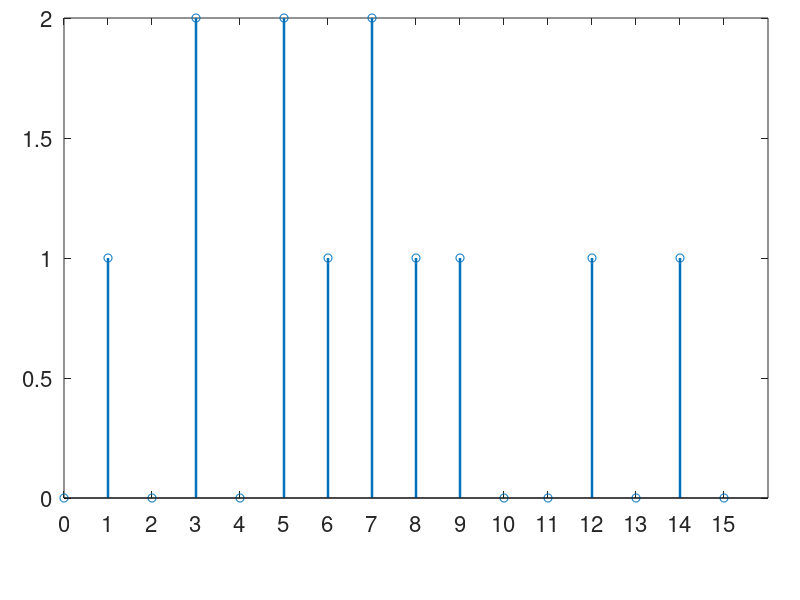
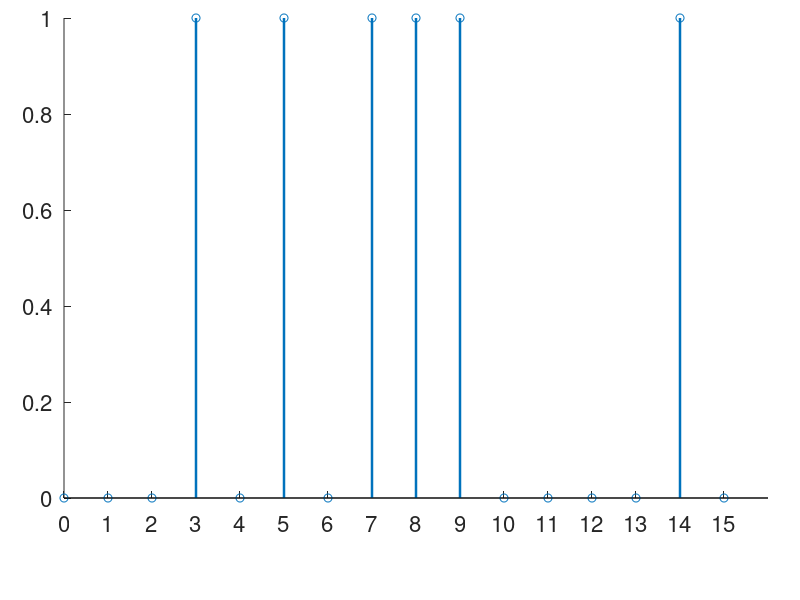
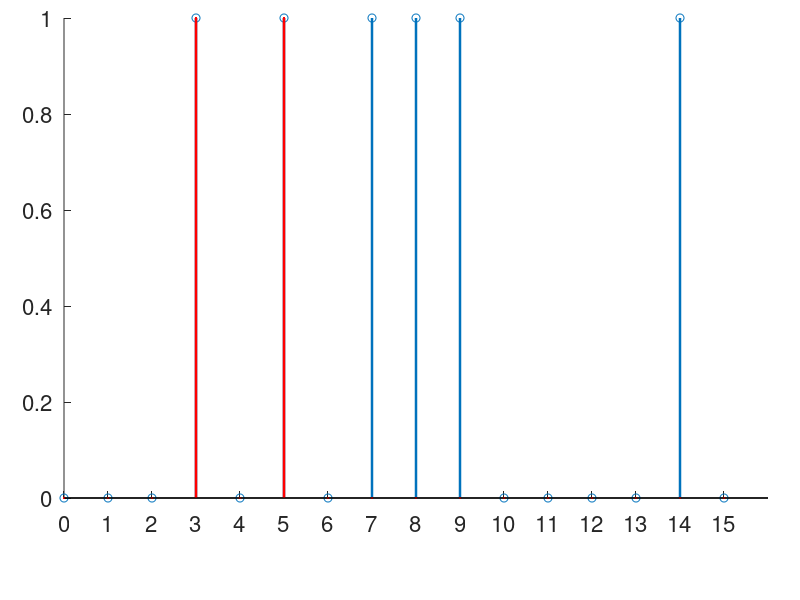
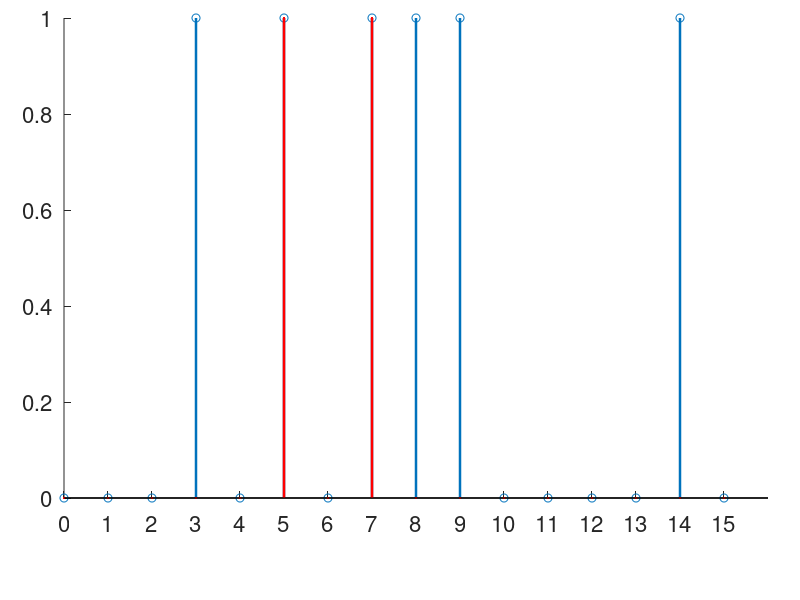

Source code (MATLAB) for these figures, in order:
close all
clear all

figure_properties = {'units', 'centimeters', 'position', [12, 10, 30, 10], ...
    'DefaultAxesPosition', [0.08, 0.17, 0.88, 0.8]};
lw = 1.8;
fs = 16;

signal = [0 0 0 1 0 1 0 1 1 1 0 0 0 0 1 0];
sync = [1 0 1];

signal_len = length(signal);
sync_len = 3;
data_len = 8;

pos = 0:(signal_len-1);

[corr, lag] = xcorr(signal, sync);
corr = corr(signal_len:end);
lag = lag(signal_len:end);

max_corr_ind = (corr == max(corr));

figure(figure_properties{:})
stem(lag, corr, 'LineWidth', lw)
xticks(lag)
set(gca, 'FontSize', fs)

figure(figure_properties{:})
hold on
stem(pos, signal, 'LineWidth', lw)
xticks(pos)
set(gca, 'FontSize', fs)


for i = 1:length(max_corr_ind)
    if (max_corr_ind(i))
        lagged_sync = zeros(1, signal_len);
        sync_range = (lag(i):(lag(i)+sync_len-1)) + 1;
        lagged_sync(sync_range) = sync;
        figure(figure_properties{:})
        hold on
        stem(pos, signal, 'LineWidth', lw)
        stem(pos, lagged_sync, 'r.', 'LineWidth', lw)
        xticks(pos)
        set(gca, 'FontSize', fs)
    end
end

data_start = min(lag(max_corr_ind));
data_range = (data_start+1:data_start+data_len) + sync_len;
data = signal(data_range)


